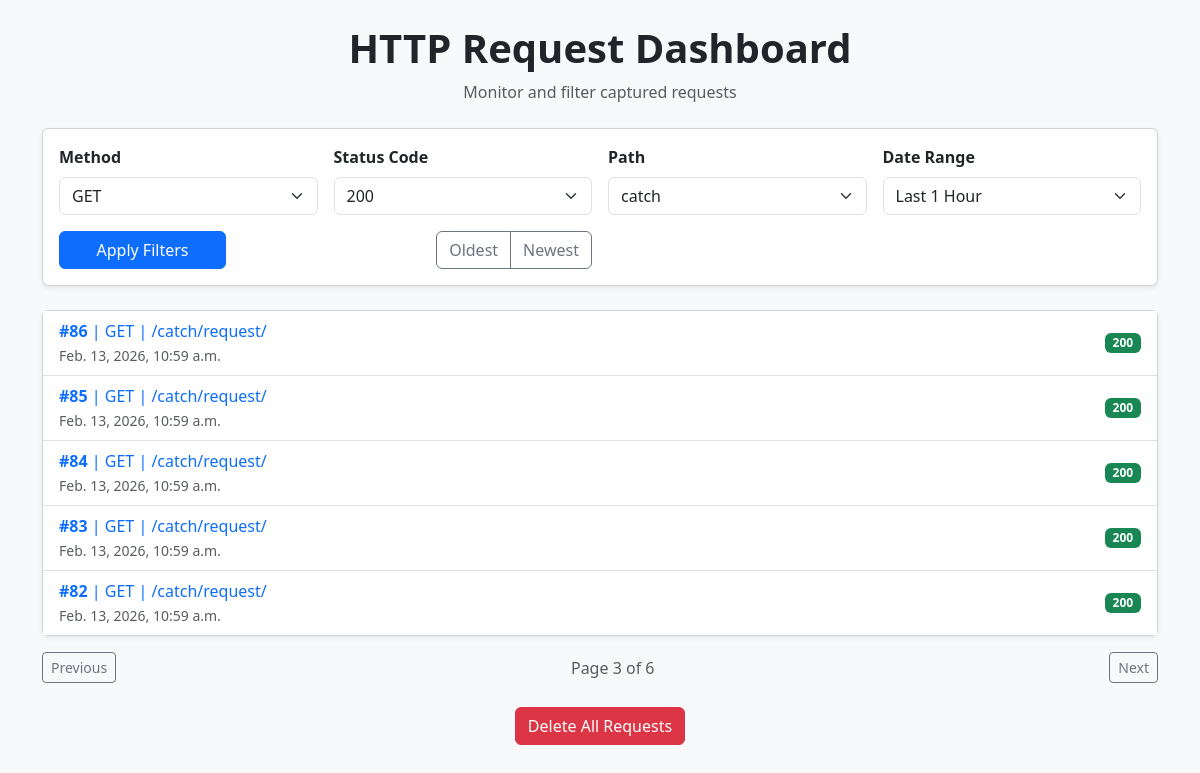
The page /view/allrequests/?&page=3 on the database its author committed.
### webhooks/models.py (models this page shows, shortened)
class HttpRequest(models.Model):
    timestamp = models.DateTimeField("Request Date and Time")
    http_method = models.CharField(max_length=200)
    response_status = models.IntegerField(null=True, blank=True)
    content_type = models.TextField(null=True, blank=True)
    ip_addr = models.GenericIPAddressField(null=True, blank=True)
    headers = models.TextField()
    path = models.CharField(max_length=200)
    query_params = models.TextField(null=True, blank=True)
    request_body = models.TextField(null=True, blank=True)

### webhooks/views.py (the view)
# urls.py: path('allrequests/', views.viewRequests, name="getAllRequests"),
def viewRequests(request):
    query_params = request.GET.copy()
    allrecords = HttpRequest.objects.all().order_by("-timestamp")
    method = request.GET.get("Method")
    status = request.GET.get("Status Code")
    path  = request.GET.get("Path")
    date_filter = request.GET.get("Date Range")
    sortType = request.GET.get("sort")
    if 'page' in query_params:
        query_params.pop('page')
    if method:
        allrecords = allrecords.filter(http_method=method)
    if status:
        allrecords = allrecords.filter(response_status = status)
    if path:
        path = "/" + path
        allrecords = allrecords.filter(path__startswith = path)
    allrecords = date_query_set(date_filter, allrecords)
    if sortType == "timestamp_asc":
        allrecords = allrecords.order_by("timestamp")
    paginator = Paginator(allrecords, 5)
    page_number = request.GET.get('page')
    page_obj = paginator.get_page(page_number)
    filters = {
        'Method': ['GET', 'POST', 'DELETE', 'PUT'],
        'Status Code': [200, 404, 400],
        'Path': ['catch', 'admin'],
        'Date Range': ["Last 1 Hour", "Last 24 Hours", "Last 7 Days", "Last 30 Days"]
    }
    return render(request, "index.html", {"page_obj": page_obj, "records": page_obj.object_list, "filters": filters, "active_method": method, "query_params": query_params.urlencode()})

### webhooks/views.py (called while the page is built)
def date_query_set(filter, allrecords):
    curr = timezone.now()
    filters = {
        "Last 1 Hour": timedelta(hours=1),
        "Last 24 Hours": timedelta(hours=24),
        "Last 7 Days": timedelta(days=7),
        "Last 30 Days": timedelta(days=30)
    }
    delta = filters.get(filter)
    if not delta:
        return allrecords
    cutoff = curr - delta
    return allrecords.filter(timestamp__gte = cutoff)

### webhooks/templates/index.html (shortened to what this page needs)
{% load bootstrap5 %}
<!DOCTYPE html>
<html lang="en">
<head>
    {% bootstrap_css %}
</head>
<body class="bg-light">
<div class="container py-4">
    <div class="text-center mb-4">
        <h1 class="fw-bold">HTTP Request Dashboard</h1>
        <p class="text-muted">Monitor and filter captured requests</p>
    </div>
    <div class="card shadow-sm mb-4">
        <div class="card-body">
            <form method="get">
                <div class="row g-3 align-items-end">
                    {% for key, values in filters.items %}
                        <div class="col-md-3">
                            <label class="form-label fw-semibold">{{ key }}</label>
                            <select name="{{ key }}" id="{{ key }}" class="form-select">
                                {% for val in values %}
                                    <option value="{{val}}" {% if val == active_method %} selected {% endif %}>
                                        {{ val }}
                                    </option>
                                {% endfor %}
                            </select>
                        </div>
                    {% endfor %}
                    <div class="col-md-2">
                        <button type="submit" class="btn btn-primary w-100">
                            Apply Filters
                        </button>
                    </div>
                    <div class="col-md-4 text-md-end">
                        <div class="btn-group">
                            <a href="?sort=timestamp_asc" class="btn btn-outline-secondary">
                                Oldest
                            </a>
                            <a href="?sort=timestamp_desc" class="btn btn-outline-secondary">
                                Newest
                            </a>
                        </div>
                    </div>
                </div>
            </form>
        </div>
    </div>
    <div class="card shadow-sm">
        <div class="card-body p-0">
            <ul class="list-group list-group-flush">
                {% for req in records %}
                    <li class="list-group-item d-flex justify-content-between align-items-center">
                        <div>
                            <a href="{% url 'getRequest' req.id %}" class="text-decoration-none">
                                <strong>#{{ req.id }}</strong> |
                                {{ req.http_method }} |
                                {{ req.path }}
                                <br>
                                <small class="text-muted">
                                    {{ req.timestamp }}
                                </small>
                            </a>
                        </div>
                        <span class="badge
                            {% if req.response_status < 300 %}
                                bg-success
                            {% elif req.response_status < 500 %}
                                bg-warning text-dark
                            {% else %}
                                bg-danger
                            {% endif %}
                        ">
                            {{ req.response_status }}
                        </span>
                    </li>
                {% empty %}
                    <li class="list-group-item text-center text-muted">
                        No requests captured yet.
                    </li>
                {% endfor %}
            </ul>
        </div>
    </div>
    <div class="d-flex justify-content-between align-items-center mt-3">
        <div>
            {% if page_obj.has_previous %}
                <a class="btn btn-outline-secondary btn-sm"
                   href="?page={{ page_obj.previous_page_number }}&{{ query_params }}">
                    Previous
                </a>
            {% endif %}
        </div>
        <div>
            <span class="text-muted">
                Page {{ page_obj.number }} of {{ page_obj.paginator.num_pages }}
            </span>
        </div>
        <div>
            {% if page_obj.has_next %}
                <a class="btn btn-outline-secondary btn-sm"
                   href="?{{ query_params }}&page={{ page_obj.next_page_number }}">
                    Next
                </a>
            {% endif %}
        </div>
    </div>
    <div class="text-center mt-4">
        <form method="POST" action="{% url 'delete_all' %}">
            <button type="submit" class="btn btn-danger">
                Delete All Requests
            </button>
        </form>
    </div>
</div>
</body>
</html>

### rows shown on the page
HttpRequest: id "86", http_method "GET", path "/catch/request/", timestamp "Feb. 13, 2026, 10:59 a.m.", response_status "200"
HttpRequest: id "85", http_method "GET", path "/catch/request/", timestamp "Feb. 13, 2026, 10:59 a.m.", response_status "200"
HttpRequest: id "84", http_method "GET", path "/catch/request/", timestamp "Feb. 13, 2026, 10:59 a.m.", response_status "200"
HttpRequest: id "83", http_method "GET", path "/catch/request/", timestamp "Feb. 13, 2026, 10:59 a.m.", response_status "200"
HttpRequest: id "82", http_method "GET", path "/catch/request/", timestamp "Feb. 13, 2026, 10:59 a.m.", response_status "200"

### other values the page prints
{{ key }} "Method" "Status Code" "Path" "Date Range"
{{ page_obj.number }} "3"
{{ page_obj.paginator.num_pages }} "6"
form field Method "GET"
form field value "200"
form field Path "catch"
form field value "Last 1 Hour"
